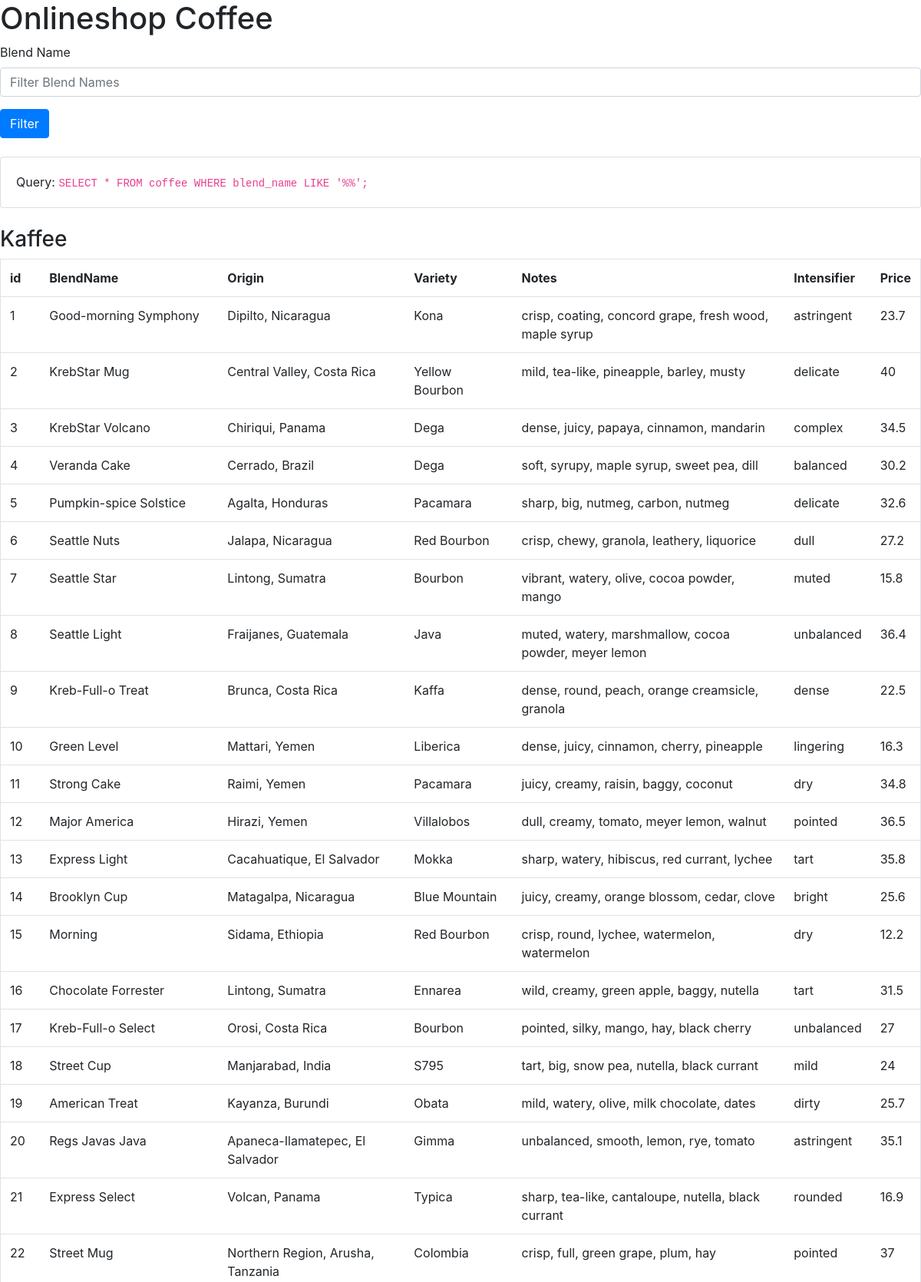
The page / (upper part) on the database its author committed.
### tables this page shows
CREATE TABLE coffee (
  id SERIAL PRIMARY KEY,
  blend_name char(64),
  origin char(64),
  variety char(64),
  notes char(64),
  intensifier char(64),
  price float
);

### show_table.php (the view, shortened to what this page needs)
<?php
function show_table($blend_name)
{
  ?>
  <table class="table border">
    <tr>
      <th>id</th>
      <th>BlendName</th>
      <th>Origin</th>
      <th>Variety</th>
      <th>Notes</th>
      <th>Intensifier</th>
      <th>Price</th>
    </tr>
    <?php
      $query = "SELECT * FROM coffee WHERE blend_name LIKE '%". $blend_name . "%';";
    ?>
    <br>
    <div class="card">
      <div class="card-body">
        Query: <code>
          <?php
            echo($query);
          ?>
        </code>
      </div>
    </div>
    <br>
    <h3>Kaffee</h3>
    <?php
      $db = connectdb();
      $result = mysqli_multi_query($db, $query);
      if ($result) {
        $result = mysqli_use_result($db);
      }
      if ($result) {
        while ($coffee = mysqli_fetch_array($result, MYSQLI_ASSOC)) {
          echo ('<tr>');
          foreach ($coffee as $attr) {
            echo ('<td>' . $attr . '</td>');
          }
          echo ('</tr>');
        }
      } else {
        echo('ERROR: ' . mysqli_error($db));
      }
    ?>
  </table>
  <?php
}
?>

### index.php (shortened to what this page needs)
<!DOCTYPE html>
<html>
<head>
  <link rel="stylesheet" href="https://stackpath.bootstrapcdn.com/bootstrap/4.2.1/css/bootstrap.min.css"
>
</head>
<body>
  <?php
    $filter = array_key_exists('blend', $_GET) ? $_GET['blend'] : ''
  ?>
  <h1>Onlineshop Coffee</h1>
  <form action="index.php" method="get">
    <div class="form-group">
      <label for="blendFilter">Blend Name</label>
      <input type="text" class="form-control" id="blendFilter" name="blend"
            placeholder="Filter Blend Names" value=<?php echo('"' . $filter . '"'); ?>>
    </div>
    <button type="submit" class="btn btn-primary">Filter</button>
  </form>
  <?php
    require_once('show_table.php');
    show_table($filter);
  ?>
</body>
</html>

### rows shown on the page
coffee: id "1", blend_name "Good-morning Symphony", origin "Dipilto, Nicaragua", variety "Kona", notes "crisp, coating, concord grape, fresh wood, maple syrup", intensifier "astringent", price "23.7"
coffee: id "2", blend_name "KrebStar Mug", origin "Central Valley, Costa Rica", variety "Yellow Bourbon", notes "mild, tea-like, pineapple, barley, musty", intensifier "delicate", price "40"
coffee: id "3", blend_name "KrebStar Volcano", origin "Chiriqui, Panama", variety "Dega", notes "dense, juicy, papaya, cinnamon, mandarin", intensifier "complex", price "34.5"
coffee: id "4", blend_name "Veranda Cake", origin "Cerrado, Brazil", variety "Dega", notes "soft, syrupy, maple syrup, sweet pea, dill", intensifier "balanced", price "30.2"
coffee: id "5", blend_name "Pumpkin-spice Solstice", origin "Agalta, Honduras", variety "Pacamara", notes "sharp, big, nutmeg, carbon, nutmeg", intensifier "delicate", price "32.6"
coffee: id "6", blend_name "Seattle Nuts", origin "Jalapa, Nicaragua", variety "Red Bourbon", notes "crisp, chewy, granola, leathery, liquorice", intensifier "dull", price "27.2"
coffee: id "7", blend_name "Seattle Star", origin "Lintong, Sumatra", variety "Bourbon", notes "vibrant, watery, olive, cocoa powder, mango", intensifier "muted", price "15.8"
coffee: id "8", blend_name "Seattle Light", origin "Fraijanes, Guatemala", variety "Java", notes "muted, watery, marshmallow, cocoa powder, meyer lemon", intensifier "unbalanced", price "36.4"
coffee: id "9", blend_name "Kreb-Full-o Treat", origin "Brunca, Costa Rica", variety "Kaffa", notes "dense, round, peach, orange creamsicle, granola", intensifier "dense", price "22.5"
coffee: id "10", blend_name "Green Level", origin "Mattari, Yemen", variety "Liberica", notes "dense, juicy, cinnamon, cherry, pineapple", intensifier "lingering", price "16.3"
coffee: id "11", blend_name "Strong Cake", origin "Raimi, Yemen", variety "Pacamara", notes "juicy, creamy, raisin, baggy, coconut", intensifier "dry", price "34.8"
coffee: id "12", blend_name "Major America", origin "Hirazi, Yemen", variety "Villalobos", notes "dull, creamy, tomato, meyer lemon, walnut", intensifier "pointed", price "36.5"
coffee: id "13", blend_name "Express Light", origin "Cacahuatique, El Salvador", variety "Mokka", notes "sharp, watery, hibiscus, red currant, lychee", intensifier "tart", price "35.8"
coffee: id "14", blend_name "Brooklyn Cup", origin "Matagalpa, Nicaragua", variety "Blue Mountain", notes "juicy, creamy, orange blossom, cedar, clove", intensifier "bright", price "25.6"
coffee: id "15", blend_name "Morning", origin "Sidama, Ethiopia", variety "Red Bourbon", notes "crisp, round, lychee, watermelon, watermelon", intensifier "dry", price "12.2"
coffee: id "16", blend_name "Chocolate Forrester", origin "Lintong, Sumatra", variety "Ennarea", notes "wild, creamy, green apple, baggy, nutella", intensifier "tart", price "31.5"
coffee: id "17", blend_name "Kreb-Full-o Select", origin "Orosi, Costa Rica", variety "Bourbon", notes "pointed, silky, mango, hay, black cherry", intensifier "unbalanced", price "27"
coffee: id "18", blend_name "Street Cup", origin "Manjarabad, India", variety "S795", notes "tart, big, snow pea, nutella, black currant", intensifier "mild", price "24"
coffee: id "19", blend_name "American Treat", origin "Kayanza, Burundi", variety "Obata", notes "mild, watery, olive, milk chocolate, dates", intensifier "dirty", price "25.7"
coffee: id "20", blend_name "Regs Javas Java", origin "Apaneca-Ilamatepec, El Salvador", variety "Gimma", notes "unbalanced, smooth, lemon, rye, tomato", intensifier "astringent", price "35.1"
coffee: id "21", blend_name "Express Select", origin "Volcan, Panama", variety "Typica", notes "sharp, tea-like, cantaloupe, nutella, black currant", intensifier "rounded", price "16.9"
coffee: id "22", blend_name "Street Mug", origin "Northern Region, Arusha, Tanzania", variety "Colombia", notes "crisp, full, green grape, plum, hay", intensifier "pointed", price "37"

### other values the page prints
$query "SELECT * FROM coffee WHERE blend_name LIKE '%%';"
